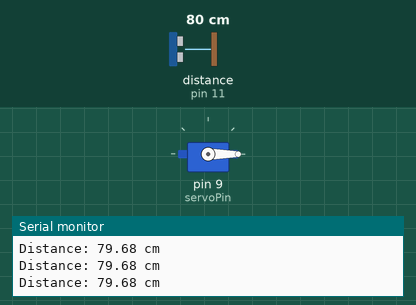
The sketch below on a simulated Arduino Uno, built with avr-gcc and run on an emulated ATmega328P. Parts: servo, the last lines printed to the serial monitor. Wiring (inferred from the names in the program): ultrasonic range finder: trigger pin 10; echo pin 11. The test bench sets the inputs (shaded band); at power-on: distance to the obstacle (sensor on pin 11) 80 cm. The echo pulse lasts 58.3 µs per cm.

Above: at 1.2 s.
1.3 s: distance to the obstacle (sensor on pin 11) set to 17 cm
2.8 s: distance to the obstacle (sensor on pin 11) set to 14 cm
At 4.0 s:
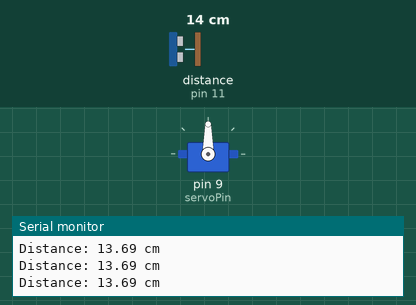
Timing chart, 0 to 5.8 s (numbered marks = the images above; inputs shaded):
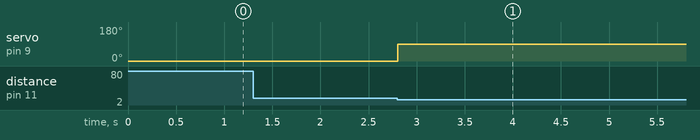

Measured:
- the behaviour switches between 16 and 15 cm on distance to the obstacle (sensor on pin 11) (found by bisection; images 0 and 1)
- after the input at 2.8 s, servo on pin 9 (servoPin): 0° → 90° at once

The sketch:

smart_gate.ino
```cpp
/*
  Smart Automatic Gate — HC-SR04 / SG90 Integration Prototype
  Mechatronics Final Project — Fall 2026

  Wiring:
    HC-SR04 TRIG -> D10, ECHO -> D11, VCC -> 5V, GND -> GND
    SG90 signal -> D9, red -> 5V, brown -> GND

  Attribution: Arduino Servo example; ChatGPT assisted formatting and debugging.
  Libraries: Arduino Servo library. Ultrasonic readings use pulseIn().
  Prototype only — not a safety-rated real gate.
  NOTE: No echo is treated as a clear path by this classroom test sketch.
        A real gate must fail safe on missing sensor data.
*/
#include <Servo.h>

const int trigPin = 10;
const int echoPin = 11;
const int servoPin = 9;
const int closedAngle = 0;
const int openAngle = 90;
const float openDistance = 15.0;
const float clearDistance = 20.0;
const unsigned long closeDelay = 2000;

Servo gateServo;
bool gateOpen = false;
bool clearTimerStarted = false;
unsigned long clearStartTime = 0;

void setup() {
  pinMode(trigPin, OUTPUT);
  pinMode(echoPin, INPUT);
  digitalWrite(trigPin, LOW);
  Serial.begin(9600);
  gateServo.attach(servoPin);
  gateServo.write(closedAngle);
  Serial.println("Smart Automatic Gate Started");
  Serial.println("Gate: CLOSED");
}

float measureDistance() {
  digitalWrite(trigPin, LOW);
  delayMicroseconds(2);
  digitalWrite(trigPin, HIGH);
  delayMicroseconds(10);
  digitalWrite(trigPin, LOW);
  unsigned long duration = pulseIn(echoPin, HIGH, 25000UL);
  if (duration == 0) return -1;
  return duration * 0.0343 / 2.0;
}

void loop() {
  float distance = measureDistance();
  if (distance < 0) {
    Serial.println("No echo detected");
  } else {
    Serial.print("Distance: ");
    Serial.print(distance);
    Serial.println(" cm");
  }

  if (distance > 0 && distance <= openDistance) {
    clearTimerStarted = false;
    if (!gateOpen) {
      gateServo.write(openAngle);
      gateOpen = true;
      Serial.println("GATE OPENING");
    }
  } else if (gateOpen && (distance < 0 || distance >= clearDistance)) {
    if (!clearTimerStarted) {
      clearStartTime = millis();
      clearTimerStarted = true;
      Serial.println("Path clear - waiting 2 seconds");
    }
    if (millis() - clearStartTime >= closeDelay) {
      gateServo.write(closedAngle);
      gateOpen = false;
      clearTimerStarted = false;
      Serial.println("GATE CLOSING");
    }
  } else {
    clearTimerStarted = false;
  }
  delay(100);
}
```
